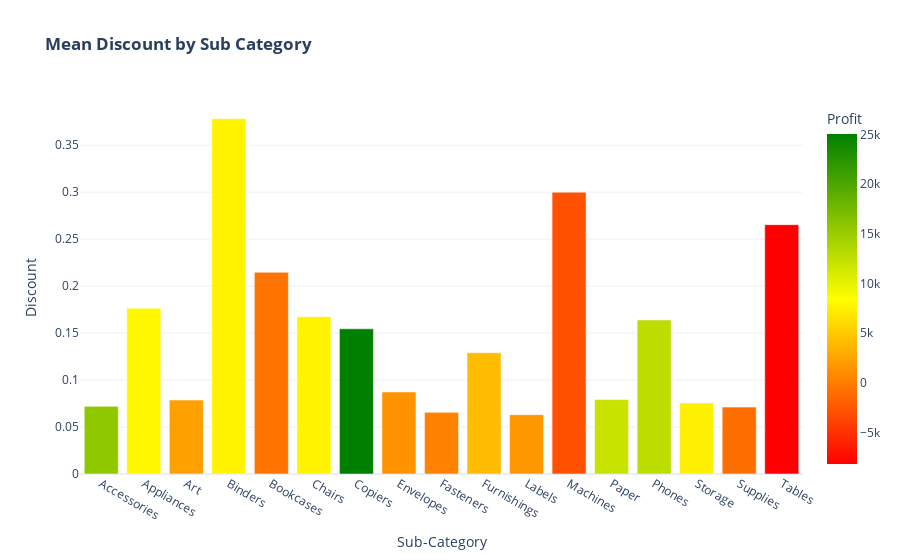

The cell this chart's notebook holds for it:
### Code cell
# Plot Average Discount & Profit by sub-category
profit_discount_bar = px.bar(
    df_discount,
    x=df_discount.index,
    y="Discount",
    color="Profit",
    color_continuous_scale=["red", "yellow", "green"],
    title="<b>Mean Discount by Sub Category</b>",
)
profit_discount_bar.show()

### Figure 1 — Plotly figure (JSON) as saved in the notebook; plotly's stock layout.template omitted (floating-point values rounded to 4 significant figures)
{"data": [{"alignmentgroup": "True", "hovertemplate": "Sub-Category=%{x}<br>Discount=%{y}<br>Profit=%{marker.color}<extra></extra>", "legendgroup": "", "marker": {"color": [15670.0, 7865.0, 2222.0, 7670.0, -583.6, 7644.0, 25030.0, 1442.0, 304.9, 4099.0, 1745.0, -2869.0, 12040.0, 12850.0, 7403.0, -955.3, -8141.0], "coloraxis": "coloraxis"}, "name": "", "offsetgroup": "", "orientation": "v", "showlegend": false, "textposition": "auto", "type": "bar", "x": ["Accessories", "Appliances", "Art", "Binders", "Bookcases", "Chairs", "Copiers", "Envelopes", "Fasteners", "Furnishings", "Labels", "Machines", "Paper", "Phones", "Storage", "Supplies", "Tables"], "xaxis": "x", "y": [0.072, 0.1764, 0.07872, 0.3782, 0.2147, 0.1674, 0.1545, 0.08732, 0.06563, 0.1291, 0.06316, 0.3, 0.0793, 0.1639, 0.07569, 0.07119, 0.2654], "yaxis": "y"}], "layout": {"barmode": "relative", "coloraxis": {"colorbar": {"title": {"text": "Profit"}}, "colorscale": [[0, "red"], [0.5, "yellow"], [1, "green"]]}, "legend": {"tracegroupgap": 0}, "title": {"text": "<b>Mean Discount by Sub Category</b>"}, "xaxis": {"anchor": "y", "domain": [0, 1], "title": {"text": "Sub-Category"}}, "yaxis": {"anchor": "x", "domain": [0, 1], "title": {"text": "Discount"}}}}
